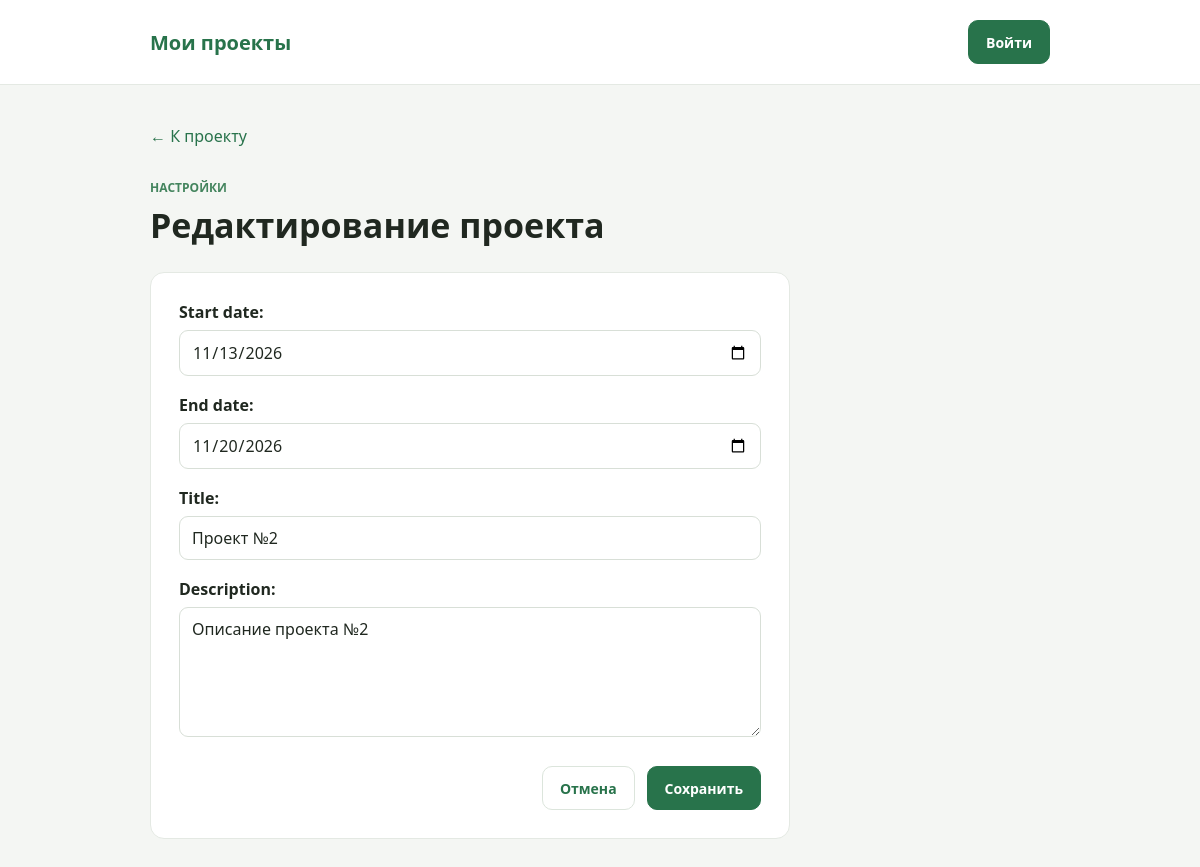
/projects/3/edit/, run on the app's committed database.
### task_man/models/project.py (models this page shows, shortened)
class Project(models.Model):
    start_date = models.DateField(null=False, blank=False)
    end_date = models.DateField(null=True, blank=True)
    title = models.CharField(max_length=200, null=False, blank=False)
    description = models.TextField(null=False, blank=False)
    class Meta:
        verbose_name = 'Проект'
        verbose_name_plural = 'Проекты'
        ordering = ['-start_date']

### task_man/views/project_views.py (the view, shortened to what this page needs)
# urls.py: path('projects/<int:pk>/edit/', views.ProjectUpdateView.as_view(), name='project_update'),
class ProjectUpdateView(UpdateView):
    model = Project
    form_class = ProjectModelForm
    template_name = 'project/project_update.html'
    context_object_name = 'project'

### task_man/forms/project_forms.py
class ProjectModelForm(forms.ModelForm):
    class Meta:
        model = Project
        fields = ['start_date', 'end_date', 'title', 'description']
        widgets = {
            'start_date': forms.DateInput(attrs={'type': 'date'}),
            'end_date': forms.DateInput(attrs={'type': 'date'}),
            'description': forms.Textarea(attrs={'rows': 4}),
        }

### task_man/templates/project/project_update.html (shortened to what this page needs)
{% extends 'base.html' %}
{% block content %}
    <a class="back-link" href="{% url 'project_detail' pk=project.pk %}">← К проекту</a>
    <div class="page-heading">
        <div>
            <p class="eyebrow">Настройки</p>
            <h1>Редактирование проекта</h1>
        </div>
    </div>
    <section class="form-card">
        <form method="post" class="task-form">
            {{ form.as_p }}
            <div class="form-actions">
                <a class="button button-secondary" href="{% url 'project_detail' pk=project.pk %}">Отмена</a>
                <button class="button" type="submit">Сохранить</button>
            </div>
        </form>
    </section>
{% endblock %}

### task_man/static/task_man/css/style.css (style rules this page uses)
* { box-sizing: border-box; }
body { margin: 0; background: #f4f6f3; color: #202820; font-family: "Segoe UI", Arial, sans-serif; }
.page-heading, .task-meta { display: flex; align-items: center; justify-content: space-between; gap: 16px; }
.page-heading { margin-bottom: 24px; }
.eyebrow { margin-bottom: 6px; color: #43845d; font-size: 12px; font-weight: 700; text-transform: uppercase; }
h1 { margin: 0; font-size: 34px; }
.back-link { display: inline-block; margin-bottom: 20px; color: #28734b; text-decoration: none; }
.heading-actions, .form-actions { display: flex; align-items: center; gap: 12px; }
.button { display: inline-flex; min-height: 44px; align-items: center; justify-content: center; gap: 8px; padding: 0 17px; border: 1px solid #28734b; border-radius: 10px; background: #28734b; color: white; font: inherit; font-size: 14px; font-weight: 600; text-decoration: none; cursor: pointer; transition: background .15s, transform .15s, box-shadow .15s; }
.button-secondary { border-color: #dce5dc; background: white; color: #28734b; }
.form-card { max-width: 640px; padding: 28px; border: 1px solid #e4e9e3; border-radius: 14px; background: white; }
.task-form p { margin: 0 0 18px; }
.task-form label { display: block; margin-bottom: 7px; font-weight: 600; }
.task-form input, .task-form select, .task-form textarea { width: 100%; min-height: 44px; padding: 10px 12px; border: 1px solid #d8dfd7; border-radius: 9px; background: white; color: #202820; font: inherit; }
.task-form textarea { min-height: 130px; resize: vertical; }
.form-actions { justify-content: flex-end; margin-top: 24px; }

### data on the page
Project: start_date "11/13/2026", end_date "11/20/2026", title "Проект №2", description "Описание проекта №2"
